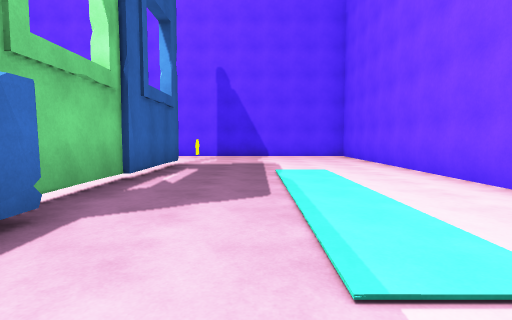
[1] (above)

16 first-person views from a walk through a scene from a Unity 3-D project. The camera is 1.3 m above the floor, tilts 4° down and sees 80° across. The floor is counted in squares, 2 m on a side. Each view is taken from the middle of a square. On the plan, view 1 faces up. The plan holds only what a view shows up to about 10 squares ahead; the rest is blank. The place goes on beyond the plan. The player character is not drawn.

[2]
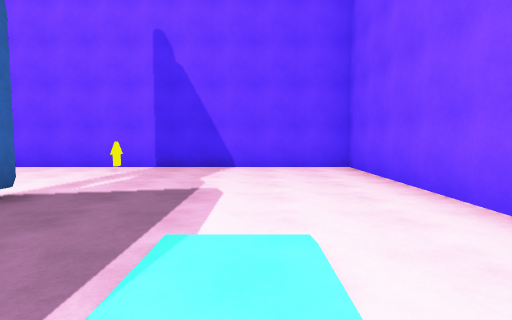

[3]
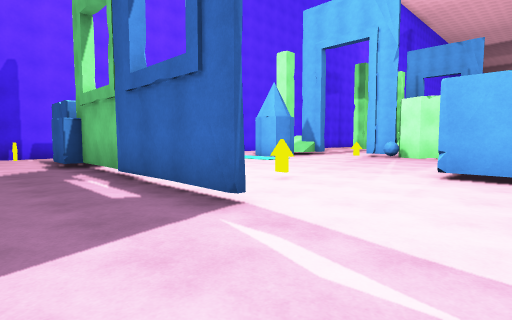

[4]
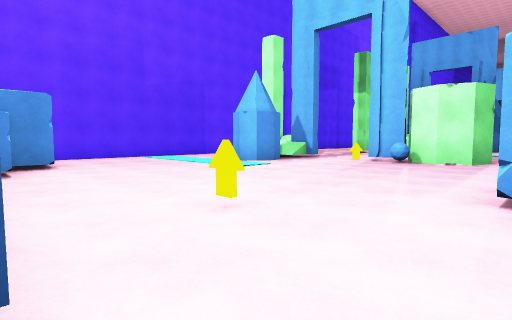

[5]
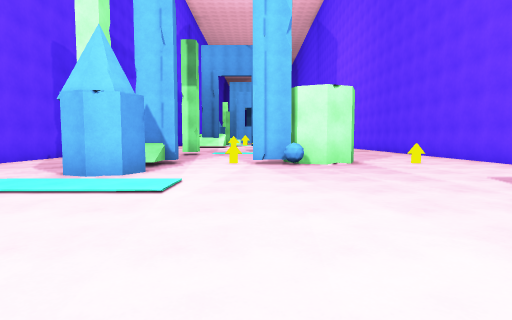

[6]
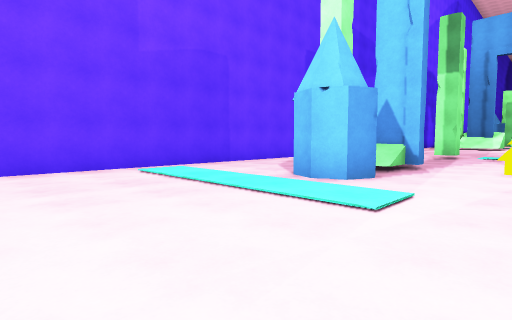

[7]
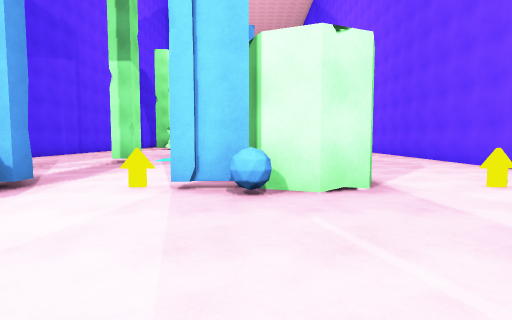

[8]
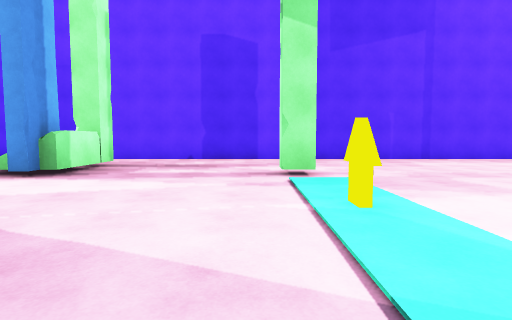

[9]
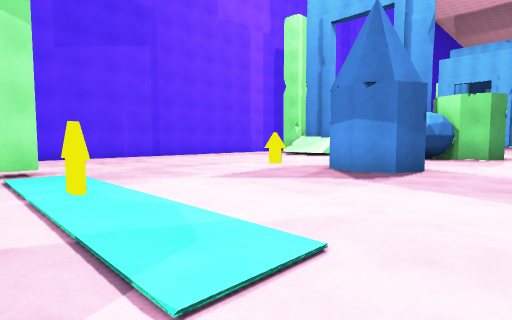

[10]
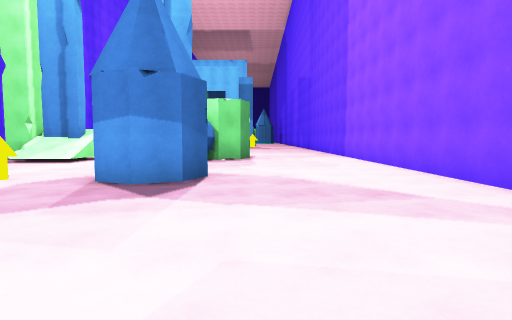

[11]
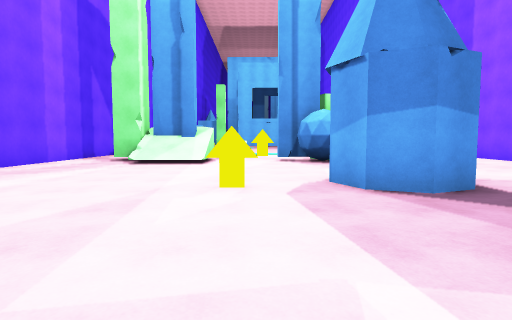

[12]
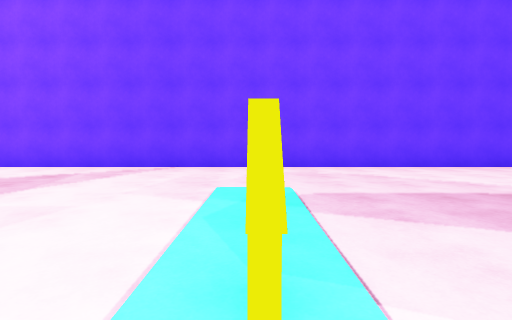

[13]
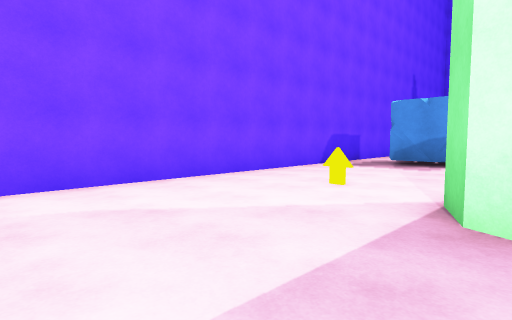

[14]
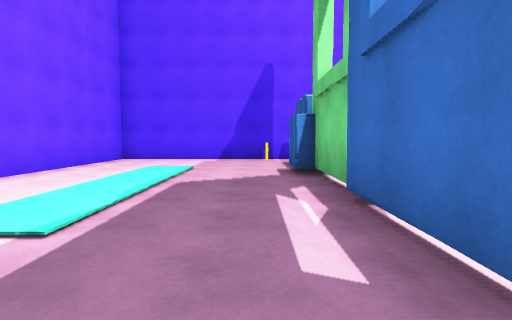

[15]
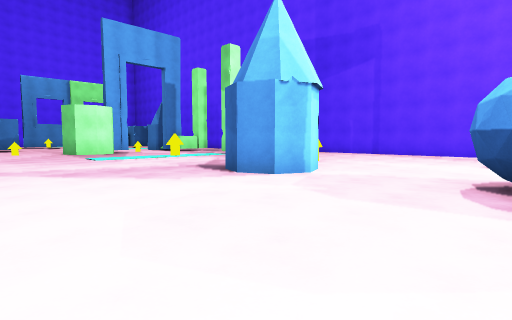

[16]
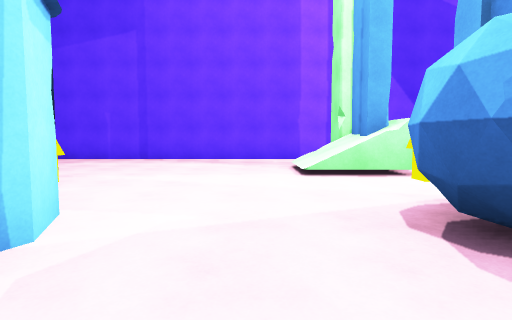

### Floor plan
Points are (right, up) in squares from view 1. A wall is a line through its corners. A room is listed if a view was taken in it or the views show most of it. See-through windows are left out.
Room 1 (views 1, 2, 3, 4, 5, 6, 7, 8, 9, 10, 11, 12, 13, 14, 15, 16)
walls: (-10.9, 5.6) (-10.9, 4.9); (-11.6, 2.6) (-11.1, 2.6); (-11.1, 1.9) (-11.1, 2.9) (-10.9, 2.9) (-10.9, 1.9); (-11.5, 0.4) (-11.5, 1.4); (-16.1, 2.6) (-15.5, 2.6) (-15.5, 2); (-2, 7.8) (-2, 2.5); (-2.4, -1.7) (3.3, -1.7) (3.3, 11.5) (-26.5, 11.5); (-26.2, 5.5) (-26.2, 4.6); (-26, 0.6) (-26, -0.2); (-26.5, 2.6) (-25.1, 2.6); (-26.5, 2.2) (-26.2, 2.2) (-26.2, 0.9); (-26.5, -1.7) (-4.1, -1.7)
objects: other object (-26, 4); other object (-26, 6) to (-26, 7); other object (-25, 6); cone (-22, 5) to (-21, 7); other object (-21, 4); other object (-16, 5); other object (-12, 6) to (-11, 7); other object (-11, 4); other object (-11, 6); other object (-11, 9); cone (-9, 2); other object (-9, 3); other object (-7, 9) to (-6, 10); other object (-4, 7); other object (-3, 0) to (-2, 1); other object (-2, 1) to (-2, 2); other object (-2, 11); other object (-1, -1)

Positions as (right, up) in squares from view 1, and headings:
1: (0, 0), facing up
2: (1, 4), facing up
3: (0, 10), facing down-left
4: (-2, 9), facing down-left
5: (-3, 5), facing left
6: (-4, 5), facing down-left
7: (-7, 6), facing left
8: (-15, 8), facing down
9: (-15, 9), facing down-left
10: (-16, 8), facing left
11: (-17, 4), facing left
12: (-16, 4), facing up
13: (-15, 7), facing up-right
14: (-1, 8), facing down
15: (-26, 11), facing down-right
16: (-24, 8), facing down
